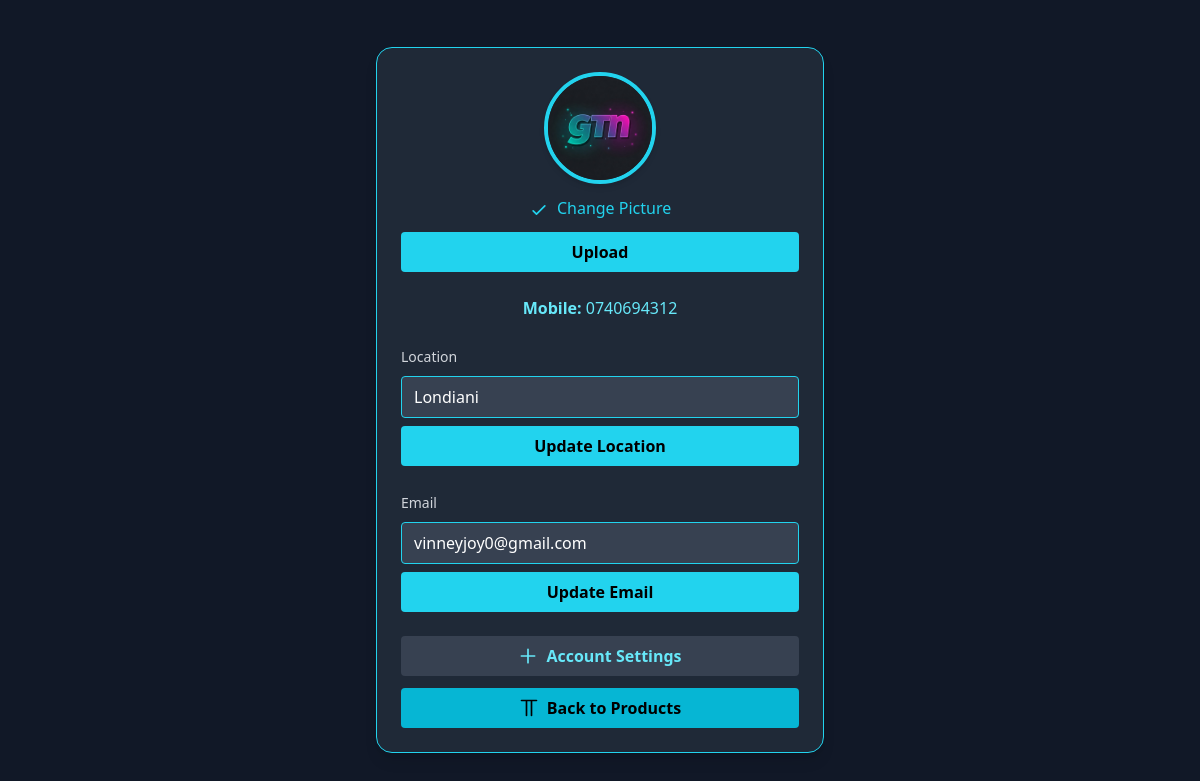
The page /profile (signed in) on the database as committed earlier.
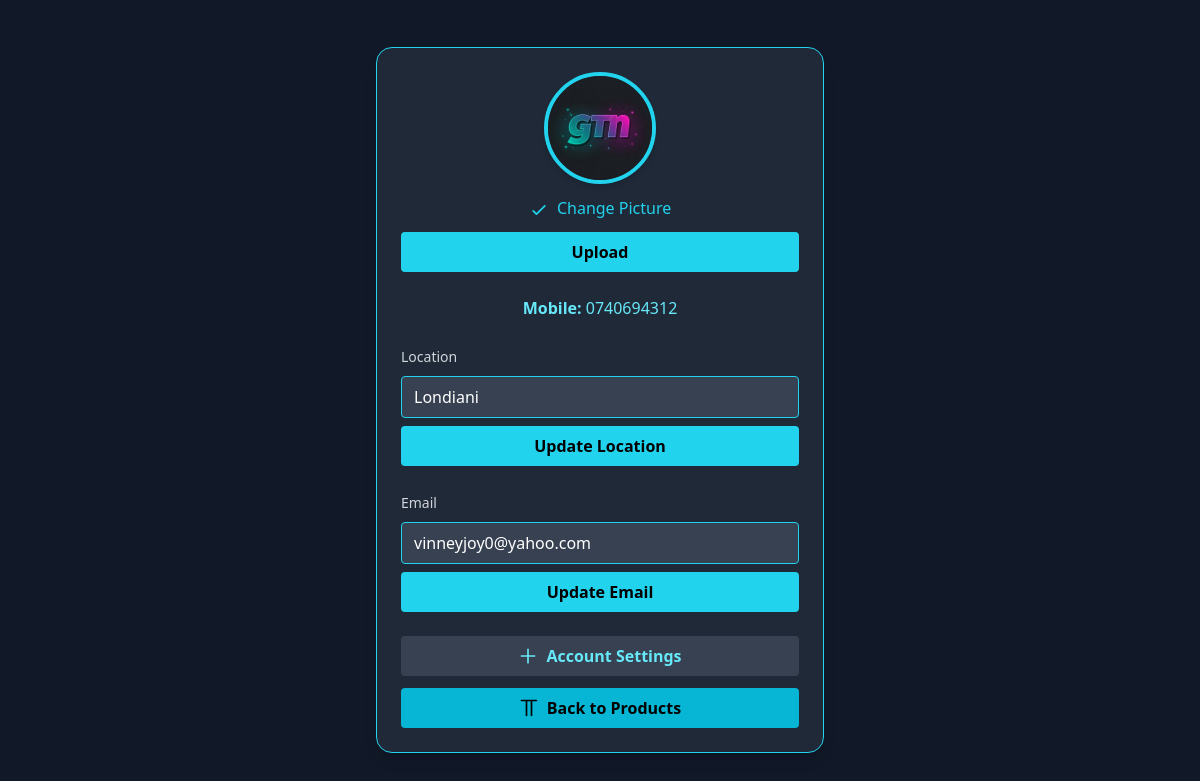
The same page on the database as committed later.
### app.py (models this page shows)
class User(db.Model, UserMixin):
    id = db.Column(db.Integer, primary_key=True)
    mobile = db.Column(db.String(10), unique=True, nullable=False)
    email = db.Column(db.String(120), unique=True,  nullable=False)
    password = db.Column(db.String(255), nullable=False)
    role = db.Column(db.String(10), nullable=False, default='user')
    created_at = db.Column(db.DateTime, default=nairobi_time)
    profile_image = db.Column(db.String(255), default='/static/default-profile.png')
    location = db.Column(db.String(255), nullable=True)
    agreed = db.Column(db.Boolean, default=False)
    active = db.Column(db.Boolean, default=True)

### app.py (the view)
@app.route("/profile")
@login_required
def profile():
    return render_template("profile.html", user=current_user)

### app.py (called while the page is built)
@app.before_request
def make_session_permanent():
    session.permanent = True

@app.before_request
def auto_logout_user():
    if current_user.is_authenticated:
        user = User.query.filter_by(id=current_user.id).first()
        if user and user.role != current_user.role:
            logout_user()
            flash("Role has changed. Please log in again.", "error")
            return redirect(url_for('login'))

@login_manager.user_loader
def load_user(user_id):
    return User.query.get(int(user_id))

@app.context_processor
def inject_csrf_token():
    from flask_wtf.csrf import generate_csrf
    return dict(csrf_token=generate_csrf)

### templates/profile.html (shortened to what this page needs)
<!DOCTYPE html>
<html lang="en">
<head>
    <script src="https://cdn.tailwindcss.com"></script>
</head>
<body class="bg-gray-900 text-white flex items-center justify-center min-h-screen p-4 relative">
    <div class="bg-gray-800 shadow-lg rounded-2xl w-full max-w-md p-6 text-center space-y-6 border border-cyan-400">
        <div class="flex flex-col items-center space-y-3">
            <img src="{{ user.profile_image or '/uploads/default-profile.png' }}" id="profile-img" class="w-28 h-28 rounded-full border-4 border-cyan-400 object-cover shadow-md" alt="Profile Picture">
            <form action="{{ url_for('update_profile_pic') }}" method="POST" enctype="multipart/form-data" class="w-full">
                <label for="profile-pic-input" class="cursor-pointer text-cyan-400 hover:text-cyan-300 transition">
                    <svg class="inline w-5 h-5 mr-1" fill="none" stroke="currentColor" stroke-width="2" viewBox="0 0 24 24">
                        <path d="M5 13l4 4L19 7" stroke-linecap="round" stroke-linejoin="round" />
                    </svg>
                    Change Picture
                </label>
                <button type="submit" class="mt-3 w-full bg-cyan-400 hover:bg-cyan-300 text-black font-semibold py-2 rounded transition">Upload</button>
            </form>
        </div>
        <p class="text-cyan-300"><strong>Mobile:</strong> {{ user.mobile }}</p>
        <form action="{{ url_for('update_location') }}" method="POST" class="space-y-2 text-left">
            <label for="location" class="text-sm text-gray-300">Location</label>
            <input type="text" id="location" name="location" value="{{ user.location or '' }}" required
                class="w-full bg-gray-700 border border-cyan-400 rounded px-3 py-2 text-white focus:outline-none focus:ring-2 focus:ring-cyan-400">
            <button type="submit" class="w-full bg-cyan-400 hover:bg-cyan-300 text-black font-semibold py-2 rounded transition">Update Location</button>
        </form>
        <form action="{{ url_for('update_email') }}" method="POST" class="space-y-2 text-left">
            <label for="email" class="text-sm text-gray-300">Email</label>
            <input type="email" id="email" name="email" value="{{ user.email or '' }}" required
                class="w-full bg-gray-700 border border-cyan-400 rounded px-3 py-2 text-white focus:outline-none focus:ring-2 focus:ring-cyan-400">
            <button type="submit" class="w-full bg-cyan-400 hover:bg-cyan-300 text-black font-semibold py-2 rounded transition">Update Email</button>
        </form>
        <div class="flex flex-col gap-3 mt-6">
            <a href="{{ url_for('account_settings') }}" class="w-full bg-gray-700 hover:bg-gray-600 text-cyan-300 font-semibold py-2 rounded transition flex items-center justify-center">
                <svg class="w-5 h-5 mr-2" fill="none" stroke="currentColor" stroke-width="2" viewBox="0 0 24 24">
                    <path d="M12 4v16m8-8H4" stroke-linecap="round" stroke-linejoin="round"/>
                </svg> Account Settings
            </a>
            <a href="{{ url_for('products') }}" class="w-full bg-cyan-500 hover:bg-cyan-400 text-black font-semibold py-2 rounded transition flex items-center justify-center">
                <svg class="w-5 h-5 mr-2" fill="none" stroke="currentColor" stroke-width="2" viewBox="0 0 24 24">
                    <path d="M3 3h18M9 3v18m6-18v18" stroke-linecap="round" stroke-linejoin="round"/>
                </svg> Back to Products
            </a>
        </div>
    </div>
</body>
</html>

Rows that differ between the two databases and show on the page:
changed User "Londiani": email "vinneyjoy0@gmail.com" → "vinneyjoy0@yahoo.com"
